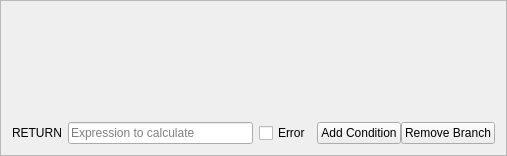
<?xml version="1.0" encoding="UTF-8"?>
<ui version="4.0">
 <class>BranchBox</class>
 <widget class="QFrame" name="BranchBox">
  <property name="geometry">
   <rect>
    <x>0</x>
    <y>0</y>
    <width>507</width>
    <height>156</height>
   </rect>
  </property>
  <property name="windowTitle">
   <string notr="true">Frame</string>
  </property>
  <property name="frameShape">
   <enum>QFrame::StyledPanel</enum>
  </property>
  <property name="frameShadow">
   <enum>QFrame::Sunken</enum>
  </property>
  <layout class="QVBoxLayout" name="verticalLayout_2">
   <item>
    <widget class="QWidget" name="conditionsWidget" native="true">
     <layout class="QVBoxLayout" name="verticalLayout">
      <property name="leftMargin">
       <number>0</number>
      </property>
      <property name="topMargin">
       <number>0</number>
      </property>
      <property name="rightMargin">
       <number>0</number>
      </property>
      <property name="bottomMargin">
       <number>0</number>
      </property>
     </layout>
    </widget>
   </item>
   <item>
    <spacer name="verticalSpacer">
     <property name="orientation">
      <enum>Qt::Vertical</enum>
     </property>
     <property name="sizeHint" stdset="0">
      <size>
       <width>20</width>
       <height>0</height>
      </size>
     </property>
    </spacer>
   </item>
   <item>
    <layout class="QHBoxLayout" name="horizontalLayout">
     <item>
      <widget class="QLabel" name="returnLabel">
       <property name="text">
        <string>RETURN</string>
       </property>
      </widget>
     </item>
     <item>
      <widget class="ExpressionLineEdit" name="returnValue">
       <property name="placeholderText">
        <string>Expression to calculate</string>
       </property>
      </widget>
     </item>
     <item>
      <widget class="QCheckBox" name="errorCheck">
       <property name="text">
        <string>Error</string>
       </property>
      </widget>
     </item>
     <item>
      <layout class="QHBoxLayout" name="horizontalLayout_2">
       <property name="spacing">
        <number>0</number>
       </property>
       <item>
        <widget class="QPushButton" name="addConditionButton">
         <property name="text">
          <string>Add Condition</string>
         </property>
         <property name="icon">
          <iconset theme="list-add"/>
         </property>
        </widget>
       </item>
       <item>
        <widget class="QPushButton" name="removeBranchButton">
         <property name="text">
          <string>Remove Branch</string>
         </property>
         <property name="icon">
          <iconset theme="list-remove"/>
         </property>
        </widget>
       </item>
      </layout>
     </item>
    </layout>
   </item>
  </layout>
 </widget>
 <customwidgets>
  <customwidget>
   <class>ExpressionLineEdit</class>
   <extends>QLineEdit</extends>
   <header>expressionlineedit.h</header>
   <slots>
    <signal>expressionUpdated(QString)</signal>
   </slots>
  </customwidget>
 </customwidgets>
 <resources/>
 <connections/>
</ui>
